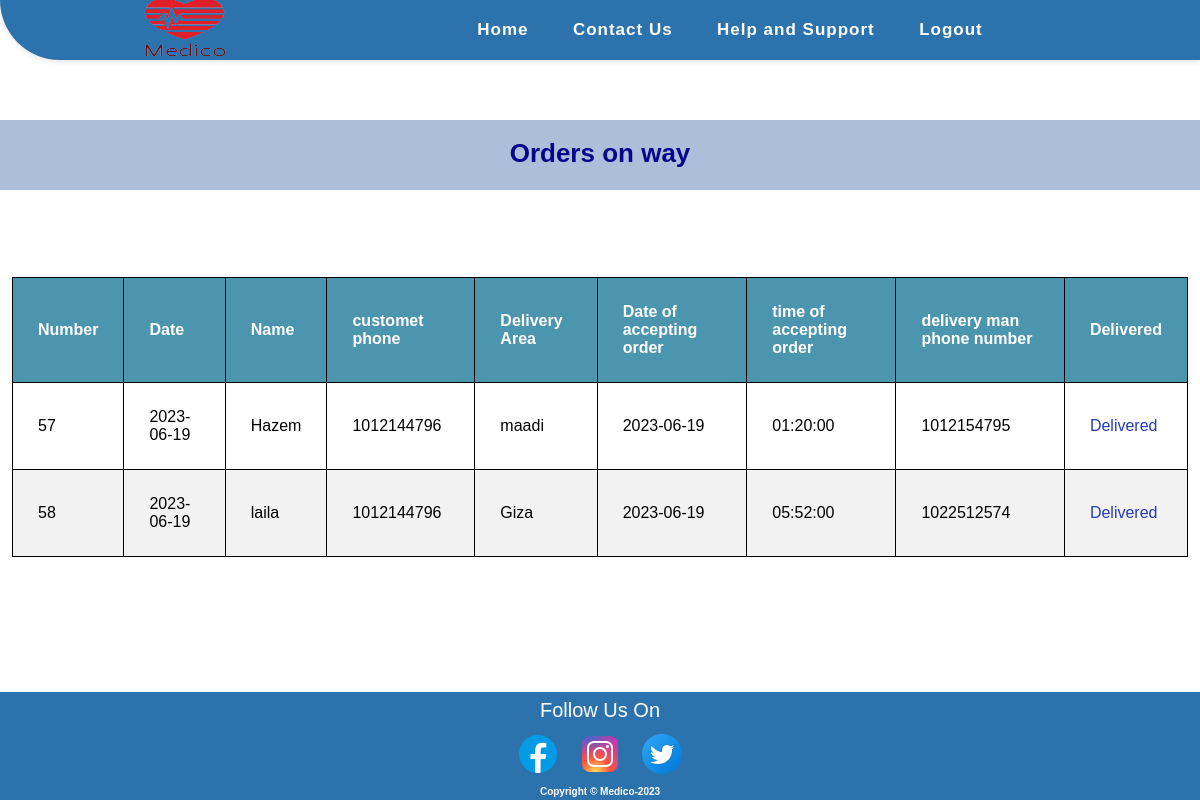
The page /pharmacy/order_on_way.php (signed in) on the database its author committed.
### tables this page shows
CREATE TABLE `orders` (
  `id_of_order` int(11) NOT NULL,
  `pharmacy_id` int(11) NOT NULL,
  `opatient_id` int(11) DEFAULT NULL,
  `ord_id` int(11) NOT NULL,
  `order_date` date NOT NULL,
  `order_time` time NOT NULL,
  `patient_address` varchar(255) NOT NULL,
  `prescription` mediumtext NOT NULL,
  `message` varchar(255) NOT NULL,
  `dtime` time NOT NULL,
  `dday` date NOT NULL,
  `dphone` int(11) NOT NULL,
  `date_of_accept` date NOT NULL,
  `time_of_accept` time NOT NULL,
  `activity` varchar(255) NOT NULL,
  `order_cdo` int(11) NOT NULL
);

CREATE TABLE `patient` (
  `pid` int(11) NOT NULL,
  `first_name` varchar(255) NOT NULL,
  `last_name` varchar(255) NOT NULL,
  `gender` varchar(255) NOT NULL,
  `occupation` varchar(255) NOT NULL,
  `marital_status` varchar(255) NOT NULL,
  `email` varchar(255) NOT NULL,
  `allergies` varchar(255) NOT NULL,
  `blood_type` varchar(255) NOT NULL,
  `pdate_of_birth` date NOT NULL,
  `phone` int(11) NOT NULL,
  `emergency_contact` int(11) NOT NULL,
  `address` varchar(255) NOT NULL,
  `password` int(11) NOT NULL,
  `image` mediumtext NOT NULL,
  `has_emh` varchar(255) NOT NULL,
  `paid` varchar(255) NOT NULL,
  `blocked` varchar(255) NOT NULL
);

### pharmacy/order_on_way.php (the view, shortened to what this page needs)
<?php
include "../shared/conn.php";
if (isset($_SESSION['pharmacy'])) {
    $select = "SELECT * FROM `orders` JOIN `patient` ON
    orders.opatient_id = patient.pid WHERE orders.activity != 'no' AND pharmacy_id = '".$_SESSION['phid']."' ";
    $sel = mysqli_query($connect, $select);
?>
    <!DOCTYPE html>
    <html lang="en">
    <head>
        <link rel="stylesheet" href="../CSS/footer.css">
        <link rel="stylesheet" href="../CSS/pharmacy's view.css">
    </head>
    <body>
        <nav>
            <div class="logo">
                <a href="#"><img src="../Images/Medico_Logo_2_Final-removebg-preview-1.png" style="height:100px; width:250px; margin-left: 10px;" alt="Medico Logo"></a>
            </div>
            <ul class="nav-links">
                <li><a href="./pharmacy_view.php">Home</a></li>
                <li><a href="#">Contact Us</a></li>
                <li><a href="#">Help and Support</a></li>
                <li><a href="../shared/login.php?gbye='1'">Logout</a></li>
            </ul>
        </nav>
        <h1 class="h1_text" id="Requests">Orders on way</h1>
        <table>
            <thead>
                <tr>
                    <th>Number</th>
                    <th>Date</th>
                    <th>Name</th>
                    <th>customet phone</th>
                    <th>Delivery Area</th>
                    <th>Date of accepting order</th>
                    <th>time of accepting order</th>
                    <th>delivery man phone number</th>
                    <th>Delivered</th>
                </tr>
            </thead>
            <tbody>
                <?php foreach ($sel as $s) { ?>
                    <tr>
                        <td><?php echo $s['id_of_order']; ?></td>
                        <td><?php echo $s['order_date']; ?></td>
                        <td><?php echo $s['first_name']; ?></td>
                        <td><?php echo $s['phone']; ?></td>
                        <td><?php echo $s['patient_address']; ?></td>
                        <td><?php echo $s['date_of_accept']; ?></td>
                        <td><?php echo $s['time_of_accept']; ?></td>
                        <td><?php echo $s['dphone']; ?></td>
                        <td><a href="order_delivered.php?finished=<?php echo $s['id_of_order']; ?>">Delivered</a></td>
                    </tr>
                <?php } ?>
            </tbody>
        </table>
        <footer>
            <div class="sticky-footer">
                <div class="footer-content">
                    <p style="color:white">Follow Us On</p>
                    <ul class="social-icons">
                        <li><a href="#"><img src="../images/facebook-logo.png" alt="Facebook Icon"></a></li>
                        <li><a href="#"><img src="../images/instagram-logo.png" alt="Instagram Icon"></a></li>
                        <li><a href="#"><img src="../images/twitter-logo.png" alt="Twitter Icon"></a></li>
                    </ul>
                </div>
                <div class="footer-info">
                    <h6>Copyright &copy Medico-2023</h6>
                </div>
            </div>
        </footer>
    </body>
<?php } ?>
    </html>

### CSS/footer.css (style rules this page uses)
body { min-height: 100vh; }
footer { background-color: #2c73ae; padding: 3px 0; font-size: 14px; color: #fff; }
.sticky-footer { position: sticky; top: 100%; }
footer p { margin: 0; line-height: 1.5; font-size: 20px; text-align: center; }
footer ul { margin: 0; padding: 0; list-style: none; }
footer ul li { display: inline-block; margin-left: 10px; }
footer ul li:first-child { margin-left: 0; }
a { color: #253bbc; text-decoration: none; }
footer h6 { font-size: 10px; font-weight: bold; color: white; text-align: center; }
.social-icons { text-align: center; margin: 5px 30px; }
html { height: 100%; }
body { display: flex; flex-direction: column; min-height: 100%; }
footer { margin-top: auto; }

### CSS/pharmacy's view.css (style rules this page uses)
* { padding: 0; margin: 0; box-sizing: border-box; font-family: 'Poppins', sans-serif; }
nav { display: flex; justify-content: space-between; align-items: center; background-color: #2c73ae; height: 60px; padding: 0 50px; box-shadow: 0px 2px 5px rgba(0, 0, 0, 0.1); border-bottom-left-radius: 60px; }
.nav-links { display: flex; justify-content: space-around; width: 50%; }
.nav-links li { list-style: none; }
.nav-links a { color: #ffffff; text-decoration: none; font-weight: bold; font-size: 17px; letter-spacing: 1px; }
.nav-links li { opacity: 1; transition: opacity 0.5s ease-in-out; margin: 10px 0; }
.h1_text { text-align: center; color: rgb(4, 4, 140); font-size: 26px; padding-top: 18px; font-weight: bold; margin-top: 60px; margin-bottom: 20px; background-color: #295aa063; height: 70px; }
table { border-collapse: collapse; width: 98%; margin: auto; }
th, td { text-align: left; padding: 25px; border: 1px solid black; }
th { background-color: #4c95af; color: white; }
tr:nth-child(even) { background-color: #f2f2f2; }

### rows shown on the page
orders: id_of_order "57", order_date "2023-06-19", opatient.first_name "Hazem", opatient.phone "1012144796", patient_address "maadi", date_of_accept "2023-06-19", time_of_accept "01:20:00", dphone "1012154795"
orders: id_of_order "58", order_date "2023-06-19", opatient.first_name "laila", opatient.phone "1012144796", patient_address "Giza", date_of_accept "2023-06-19", time_of_accept "05:52:00", dphone "1022512574"
